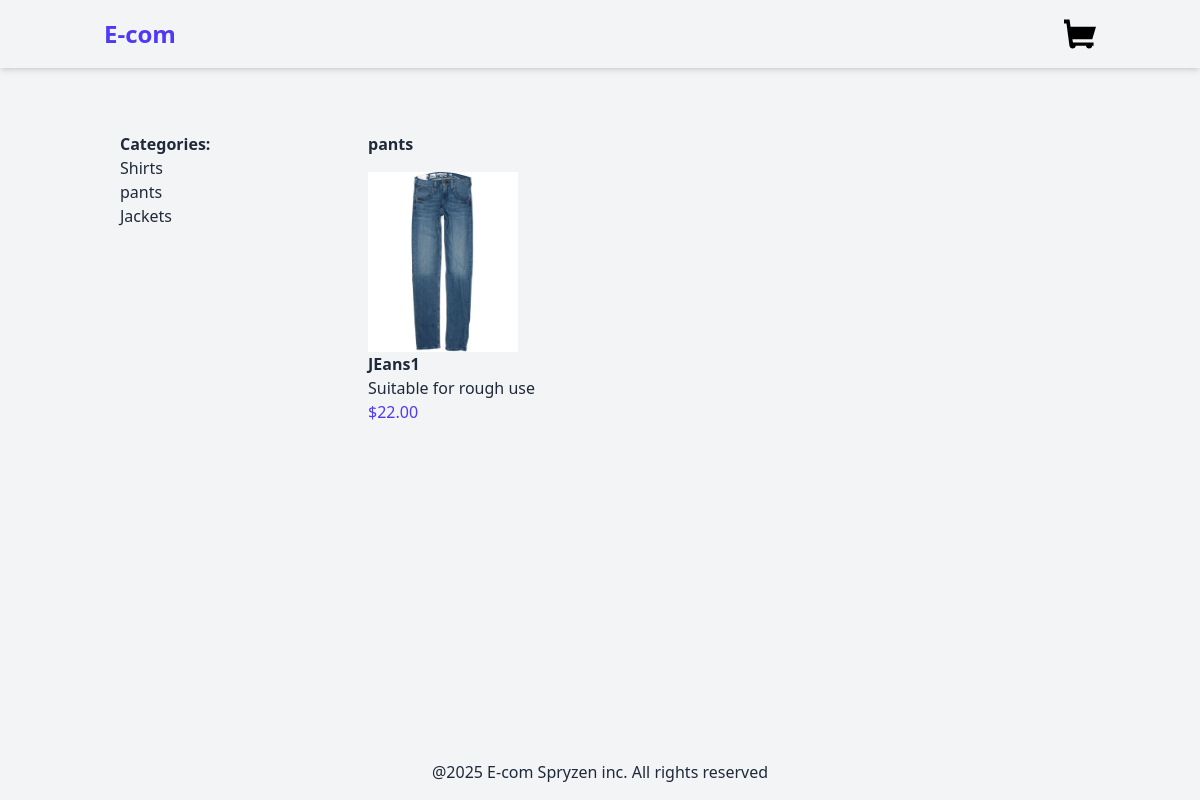
The app's page /pants/ with its own data.
### products/models.py (models this page shows, shortened)
class Category(models.Model):
    name = models.CharField(max_length=250)
    slug = models.SlugField(unique=True)
    class Meta:
        verbose_name_plural="categories"

class Product(models.Model):
    category = models.ForeignKey(Category,related_name='products',on_delete=models.CASCADE)
    name = models.CharField(max_length=250)
    slug = models.SlugField(max_length=250)
    description = models.TextField(blank=True)
    price = models.DecimalField(max_digits=10,decimal_places=2)
    available = models.BooleanField(default=True)
    created = models.DateTimeField(auto_now_add=True)
    updated = models.DateTimeField(auto_now=True)
    image = models.ImageField(upload_to='products',blank=True,null=True)

### products/views.py (the view)
# urls.py: path('', views.product_list, name='product_list'),
def product_list(request, category_slug=None):
    category = None
    products = Product.objects.filter(available=True)
    categories = Category.objects.all()
    if category_slug:
        category = get_object_or_404(Category, slug=category_slug)
        products = products.filter(category=category)
    return render(request, 'products/product/list.html', {
        'category':category,
        'products':products,
        'categories':categories,
    })

### products/templates/products/product/list.html (shortened to what this page needs)
{% extends "base.html" %}
{% block content %}
<div class="container mx-auto p-4 flex">
    <aside class="w-1/4 p-4">
        <h2 class="font-bold">Categories:</h2>
        <ul>
            {% for category in categories %}
            <li>
                <a href="{% url 'products:product_list_by_category' category.slug %}">{{category.name}}</a>
            </li>
            {% endfor %}
        </ul>
    </aside>
    <main class="w-3/4 p-4">
        {% if category %}
        <h2 class="font-bold mb-4">{{category.name}}</h2>
        {% else %}
        <h2 class="font-bold mb-4">All Products:</h2>
        {% endif %}
        <div class="grid grid-cols-3 gap-4">
            {% for product in products %}
            <a href="{% url 'products:product_detail' product.id product.slug %}">
            <div>
                {% if product.image %}
                <img src="{{product.image.url}}" alt={{product.name}} style="width: 150px; height: 180px;" >
                {% else %}
                <p>The image is not available</p>
                {% endif %}
                <h3 class="font-semibold">{{product.name}}</h3>
                <p>{{product.description}}</p>
                <p class="text-indigo-600">${{product.price}}</p>
            </div>
        </a>
            {% endfor %}
        </div>
    </main>
</div>
{% endblock %}

### records on screen
Category: name "Shirts"
Category: name "pants"
Category: name "Jackets"
Product: image (picture), name "JEans1", description "Suitable for rough use", price "22.00"
